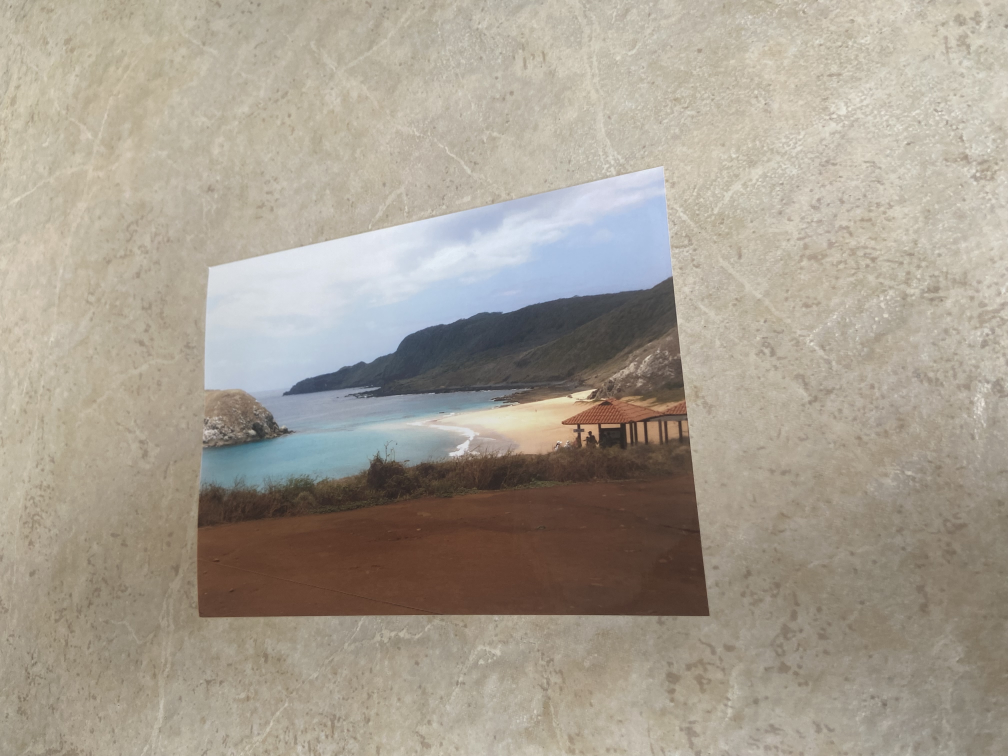
#> input picture img/foto1_cap1.jpg, 4032 x 3024 px (shown at 1/4 size)
$ python teste2.py
#> lines starting #> are read from the running program, lines starting #| are printed output that depends on the picture; after the words box and inside, x2 and y2 are one past the last pixel; in counts of white or black regions, pixels touching at a corner belong together
import numpy as np
import matplotlib.pyplot as plt
import cv2

image = cv2.imread('img/foto1_cap1.jpg')
#> image is the input picture: shape (3024, 4032, 3); mean B, G, R 145.2, 157.9, 166.1

def resize(img, height=3024):
    """ Resize image to given height """
#> called with height = 3024
    rat = height / img.shape[0]
    return cv2.resize(img, (int(rat * img.shape[1]), height))

# Resize and convert to grayscale
img = cv2.cvtColor(resize(image), cv2.COLOR_BGR2GRAY)
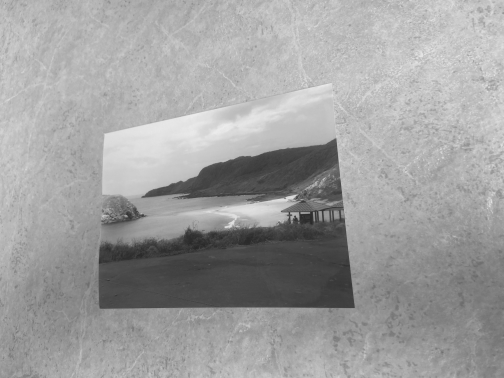
#> img: shape (3024, 4032) (shown at 1/8 size); min 30, max 254, mean 158.9

# Bilateral filter preserv edges
img = cv2.bilateralFilter(img, 9, 75, 75)

# Create black and white image based on adaptive threshold
img = cv2.adaptiveThreshold(img, 255, cv2.ADAPTIVE_THRESH_GAUSSIAN_C, cv2.THRESH_BINARY, 115, 4)
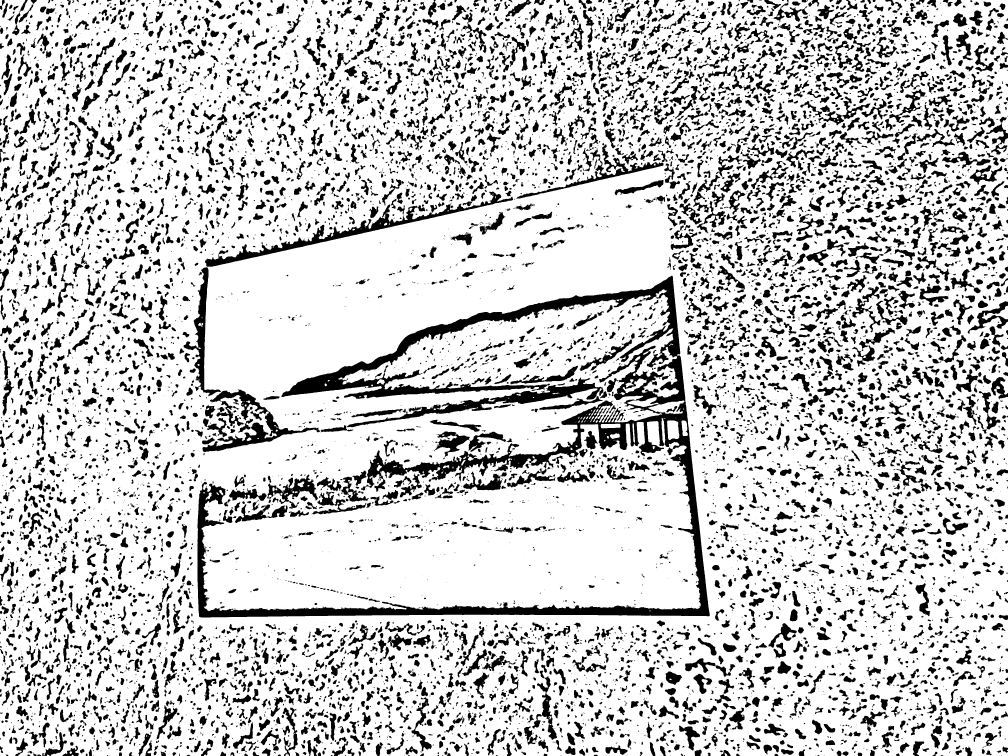
#> img: shape (3024, 4032) (shown at 1/4 size); 80.1% white; 10935 black regions (4170 under 20 px), largest, box (x1, y1, x2, y2) and area: (790, 1103, 2839, 2470) 307035, (734, 1069, 1282, 1808) 38073, (820, 766, 2053, 1067) 32260

# Median filter clears small details
img = cv2.medianBlur(img, 11)
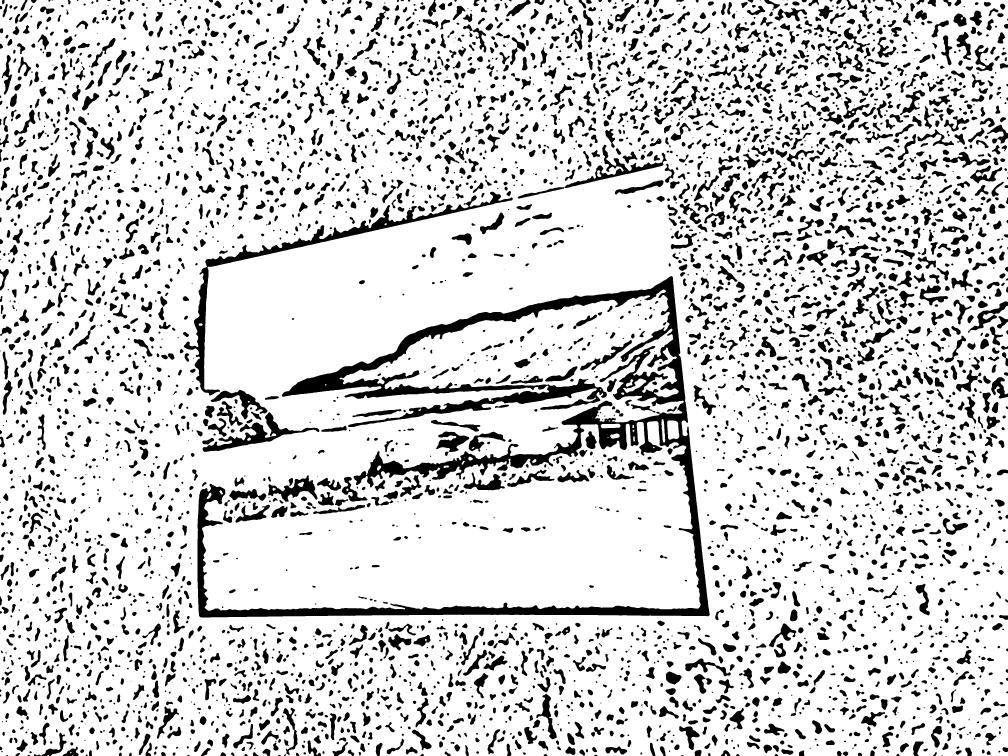
#> img: shape (3024, 4032) (shown at 1/4 size); 83% white; 5067 black regions (359 under 20 px), largest, box (x1, y1, x2, y2) and area: (790, 1104, 2839, 2470) 339024, (735, 767, 2051, 1582) 47662, (810, 1649, 1278, 1808) 15978

# Add black border in case that page is touching an image border
img = cv2.copyMakeBorder(img, 5, 5, 5, 5, cv2.BORDER_CONSTANT, value=[0, 0, 0])
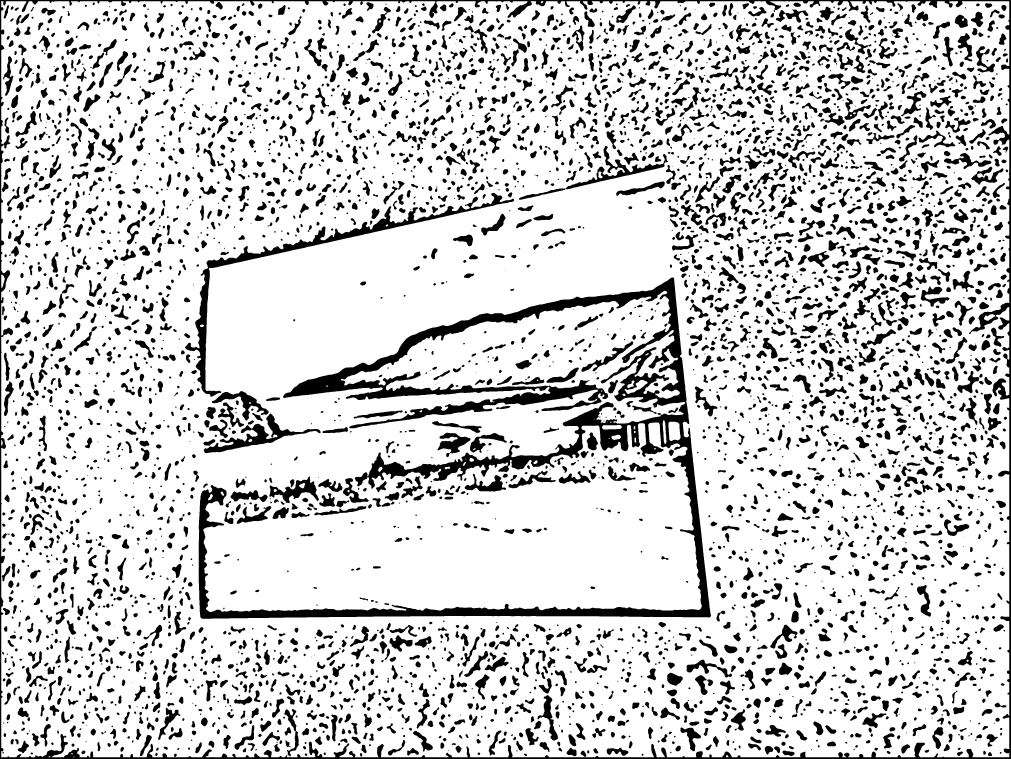
#> img: shape (3034, 4042) (shown at 1/4 size); 82.5% white; 4889 black regions (345 under 20 px), largest, box (x1, y1, x2, y2) and area: (795, 1109, 2844, 2475) 339024, (0, 0, 4042, 3034) 126696, (740, 772, 2056, 1587) 47662

edges = cv2.Canny(img, 200, 250)
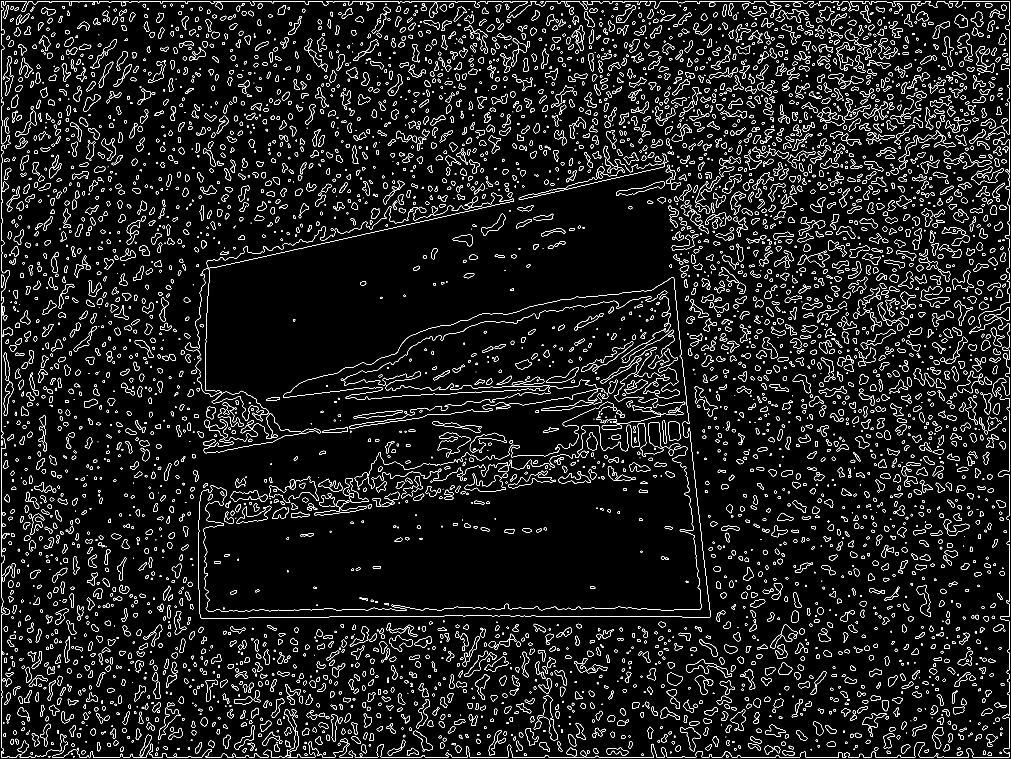
#> edges: shape (3034, 4042) (shown at 1/4 size); 3.4% white in thin lines or dots

# Getting contours
contours, hierarchy = cv2.findContours(edges, cv2.RETR_TREE, cv2.CHAIN_APPROX_SIMPLE)
#> contours = 9746 contours, 881 with area under 20; largest, box (x1, y1, x2, y2) and area: (739, 771, 2056, 1587) 47854, (739, 771, 2056, 1587) 47304, (814, 1653, 1283, 1813) 16334, (814, 1653, 1283, 1813) 15956, (2075, 583, 2673, 799) 12652

# Finding contour of biggest rectangle
# Otherwise return corners of original image
# Don't forget on our 5px border!
height = edges.shape[0]
width = edges.shape[1]
MAX_COUNTOUR_AREA = (width - 10) * (height - 10)

# Page fill at least half of image, then saving max area found
maxAreaFound = MAX_COUNTOUR_AREA * 0.5

# Saving page contour
pageContour = np.array([[5, 5], [5, height-5], [width-5, height-5], [width-5, 5]])

# Go through all contours
for cnt in contours:
    # Simplify contour
    perimeter = cv2.arcLength(cnt, True)
    approx = cv2.approxPolyDP(cnt, 0.03 * perimeter, True)

    # Page has 4 corners and it is convex
    # Page area must be bigger than maxAreaFound
    if (len(approx) == 4 and
            cv2.isContourConvex(approx) and
            maxAreaFound < cv2.contourArea(approx) < MAX_COUNTOUR_AREA):

        maxAreaFound = cv2.contourArea(approx)
        pageContour = approx
#> this loop made 9746 passes
#> perimeter on passes 3 to 5: 15.9, 10.49, 20.73
#> after the loop, maxAreaFound = 6096384

# Result in pageConoutr (numpy array of 4 points):
print(pageContour)
#| [[   5    5]
#|  [   5 3029]
#|  [4037 3029]
#|  [4037    5]]

$ run again, with img/foto1_cap2.jpg copied over img/foto1_cap1.jpg
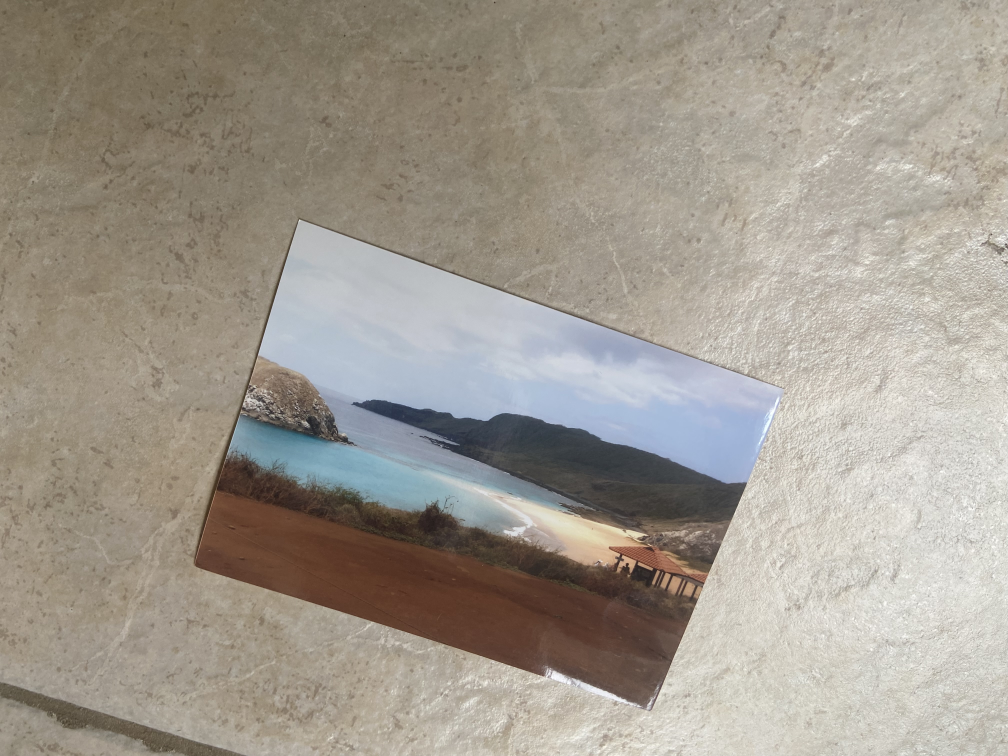
#> input picture img/foto1_cap2.jpg, 4032 x 3024 px (shown at 1/4 size)
#> image is the input picture: shape (3024, 4032, 3); mean B, G, R 143.1, 153.5, 160.4
#> `img = cv2.adaptiveThreshold(img, 255, cv2.ADAPTIVE_THRESH_GAUSSIAN_C, ..`:
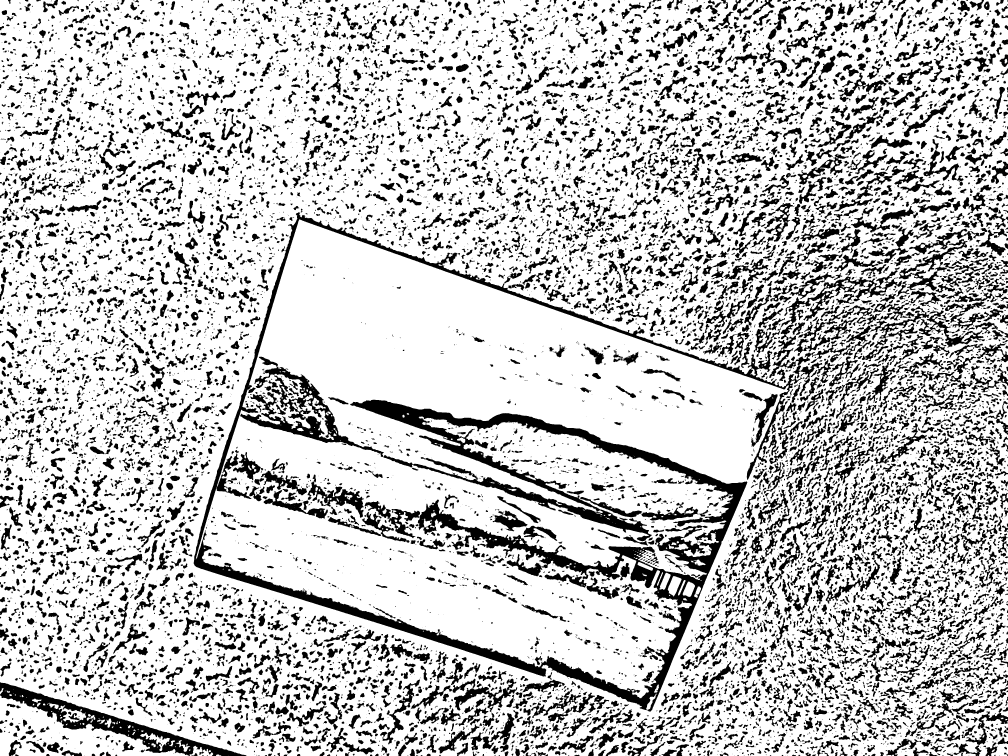
#> img: shape (3024, 4032) (shown at 1/4 size); 77.5% white; 13320 black regions (4797 under 20 px), largest, box (x1, y1, x2, y2) and area: (775, 849, 3218, 2846) 366385, (0, 2729, 986, 3024) 48989, (961, 1427, 1535, 1828) 41013
#> `edges = cv2.Canny(img, 200, 250)`:
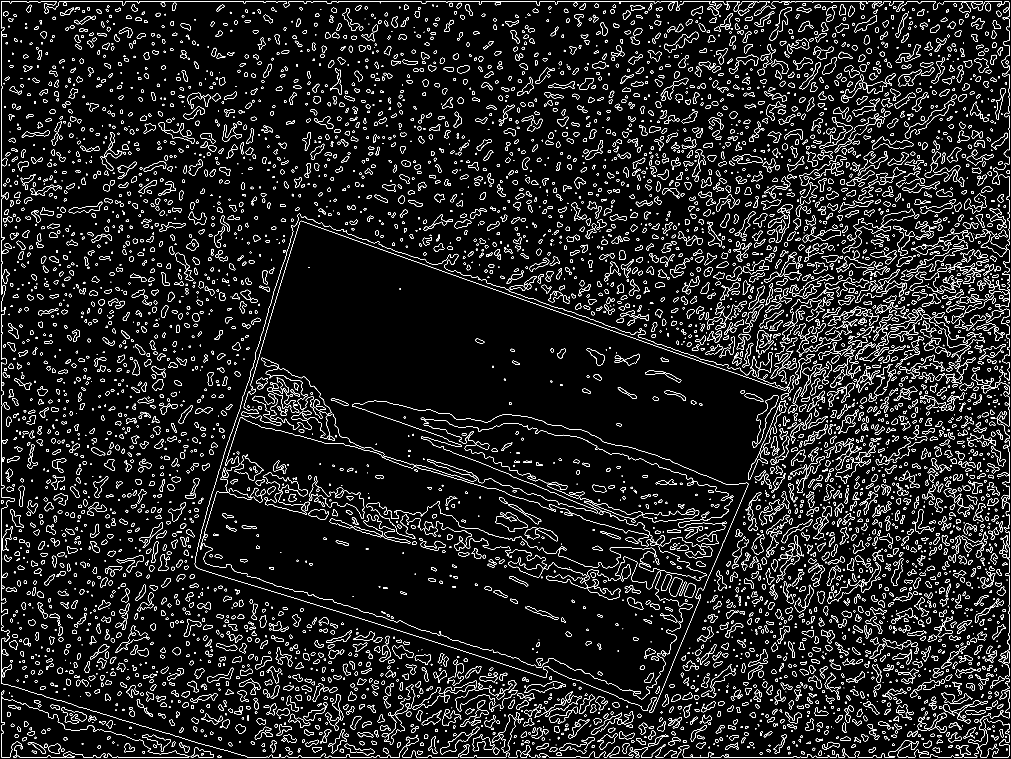
#> edges: shape (3034, 4042) (shown at 1/4 size); 3.9% white in thin lines or dots
#> contours = 11381 contours, 1510 with area under 20; largest, box (x1, y1, x2, y2) and area: (4, 2785, 758, 3029) 80396, (4, 2785, 757, 3029) 80205, (3917, 2874, 4037, 3029) 12069, (3917, 2874, 4037, 3029) 11986, (1236, 1906, 1458, 2074) 10592
#> the loop `for cnt in contours:` made 11381 passes
#> perimeter on passes 3, 4, 7: 73.46, 39.31, 13.66
#> after the loop `for cnt in contours:`: maxAreaFound = 6096384
#| [[   5    5]
#|  [   5 3029]
#|  [4037 3029]
#|  [4037    5]]

$ run again, with img/foto2_cap1.jpg copied over img/foto1_cap1.jpg
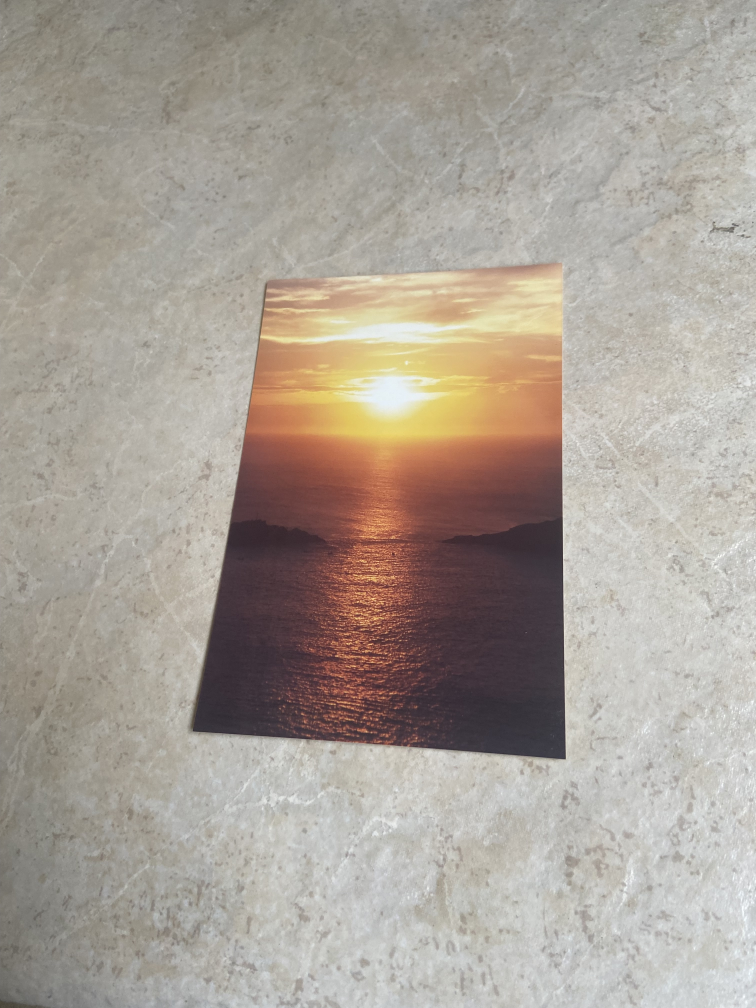
#> input picture img/foto2_cap1.jpg, 3024 x 4032 px (shown at 1/4 size)
#> image is the input picture: shape (4032, 3024, 3); mean B, G, R 151.2, 160.5, 169
#> `img = cv2.adaptiveThreshold(img, 255, cv2.ADAPTIVE_THRESH_GAUSSIAN_C, ..`:
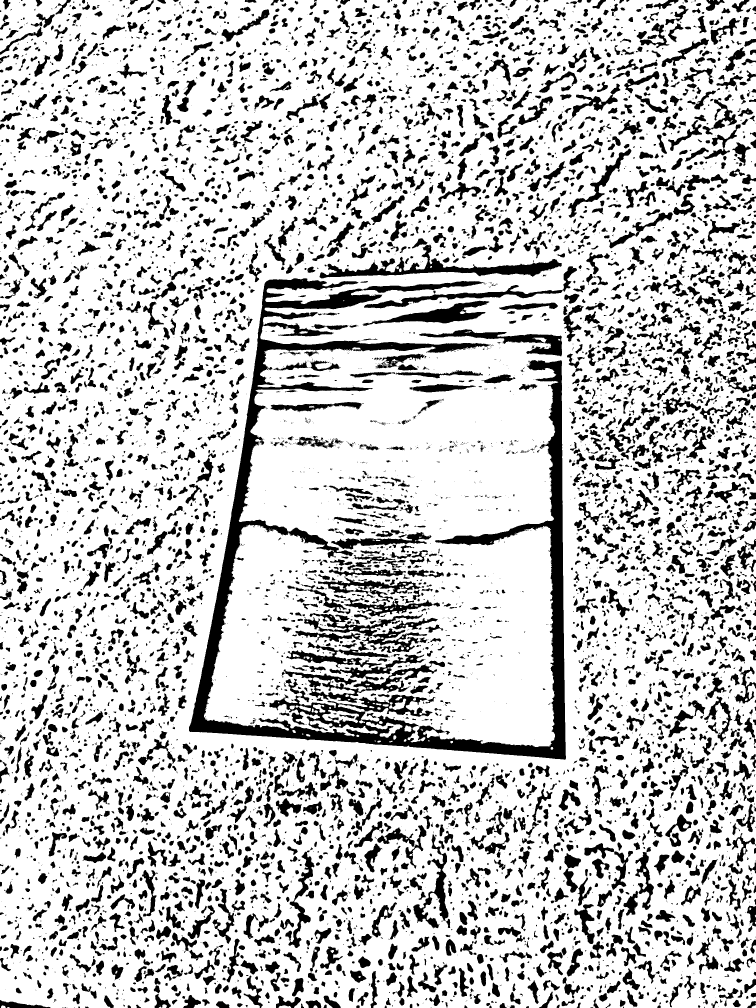
#> img: shape (3024, 2268) (shown at 1/3 size); 78.3% white; 7689 black regions (2893 under 20 px), largest, box (x1, y1, x2, y2) and area: (567, 835, 1698, 2279) 194476, (958, 734, 1685, 835) 17505, (926, 1963, 1335, 2108) 13456
#> `edges = cv2.Canny(img, 200, 250)`:
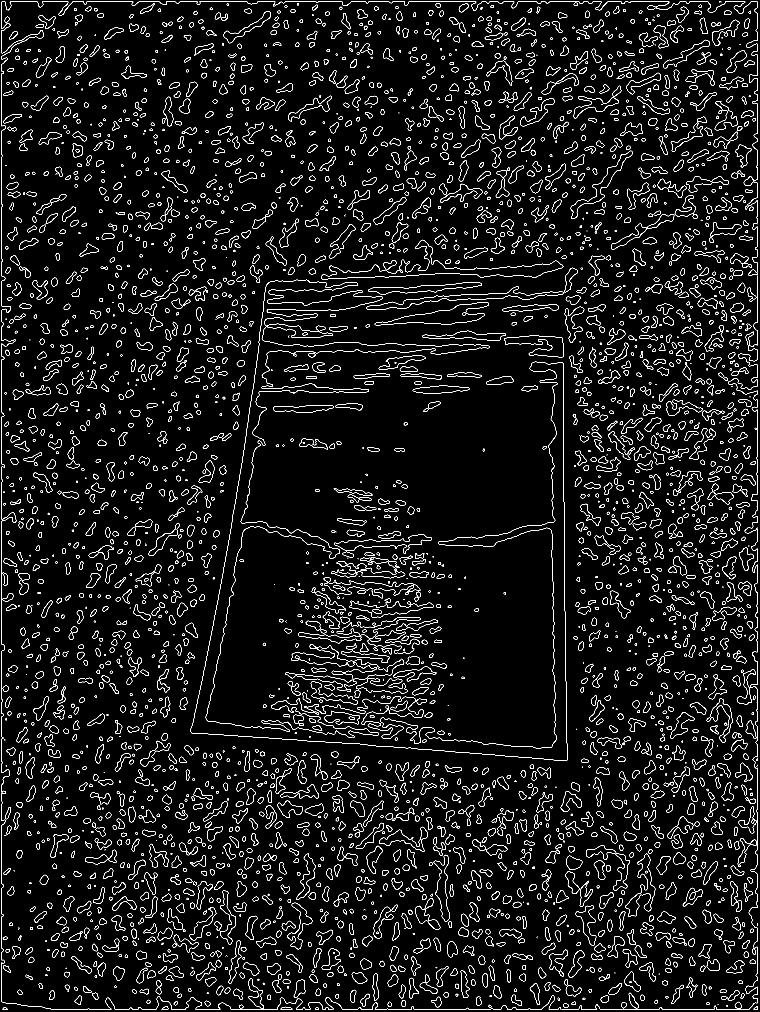
#> edges: shape (3034, 2278) (shown at 1/3 size); 3.9% white in thin lines or dots
#> contours = 6550 contours, 687 with area under 20; largest, box (x1, y1, x2, y2) and area: (1124, 907, 1467, 976) 9352, (1124, 907, 1467, 976) 9332, (971, 1732, 1263, 1795) 6136, (1512, 1006, 1691, 1073) 5988, (1512, 1006, 1691, 1073) 5963
#> the loop `for cnt in contours:` made 6550 passes
#> perimeter on passes 2, 6, 8: 54.63, 74.63, 34.14
#> after the loop `for cnt in contours:`: maxAreaFound = 3429216
#| [[   5    5]
#|  [   5 3029]
#|  [2273 3029]
#|  [2273    5]]
